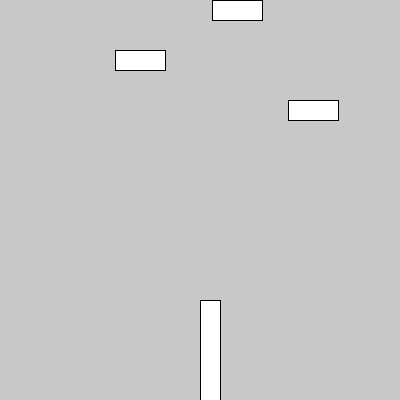
Frame 1 (no input)
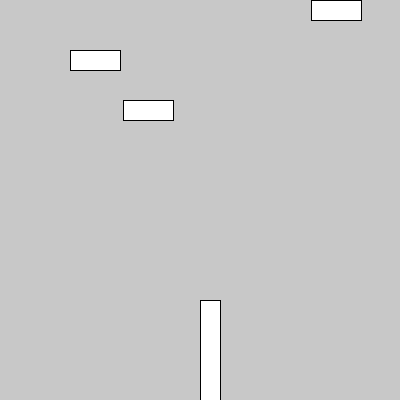
Frame 60 (the mouse pressed at the canvas centre just before this capture)
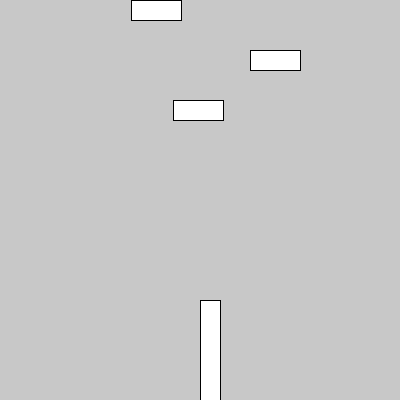
Frame 120 (the mouse held since frame 60 and released just before this capture)

The Processing sketch that drew these frames (run headless with seeded random() and noise(); from frame 60 on, the mouse is pressed at the canvas centre):

// Processing sketch: nave_canon_bala
// ── nave_canon_bala.pde
int posX1 = round(random(50, 300));
int posX2 = round(random(50, 300));
int posX3 = round(random(50, 300));
int anchoRect = 50;
int altoRect = 20;
int direccion1 = 1;
int velocidad1 = floor(random(2, 10));// 3.6 => 3, 3.1 => 3
int direccion2 = 1;
int velocidad2 = ceil(random(2, 10));// 3.6 => 4, 3.1 => 4
int direccion3 = 1;
int velocidad3 = round(random(2, 10));// 3.6 => 4, 5.2 => 5 

int posXCanon = 200;
int altoCanon = 100;
int anchoCanon = 20;

int tamBala = 15;
int posXBala;
int posYBala = 200;

boolean balaSeHaDisparado = false;

void setup()
{
  size(400, 400);
  posYBala = height - altoCanon + (anchoCanon / 2);
}

void draw()
{
  background(200);
  rect(posX1, 0, anchoRect, altoRect);
  rect(posX2, 50, anchoRect, altoRect);
  rect(posX3, 100, anchoRect, altoRect);
  
  //Rect 1
  if(posX1 >= width - anchoRect){
    direccion1 = -1;
  }
  if(posX1 <= 0){
    direccion1 = 1;
  }
  
  //Rect 2
  if(posX2 >= width - anchoRect){
    direccion2 = -1;
  }
  if(posX2 <= 0){
    direccion2 = 1;
  }
  
  //Rect 3
  if(posX3 >= width - anchoRect){
    direccion3 = -1;
  }
  if(posX3 <= 0){
    direccion3 = 1;
  }
  
  posX1 = posX1 + (velocidad1 * direccion1);
  posX2 = posX2 + (velocidad2 * direccion2);
  posX3 = posX3 + (velocidad3 * direccion3);
  
  //Bala
  if(balaSeHaDisparado){
    ellipse(posXBala, posYBala, tamBala, tamBala);
    posYBala--;
  }
  
  //Cañon
  rect(posXCanon, height - altoCanon, anchoCanon, altoCanon);
}

void mouseClicked(){

}

void keyPressed(){
  if(keyCode == LEFT){
    posXCanon-=5; //posXCanon = posXCanon - 5
    posXBala = posXCanon + (anchoCanon / 2);
  }
  if(keyCode == RIGHT){
    posXCanon+=5; //posXCanon = posXCanon + 5
    posXBala = posXCanon + (anchoCanon / 2);
  }
  
  if(keyCode == ENTER){
    balaSeHaDisparado = true;
  }
}
